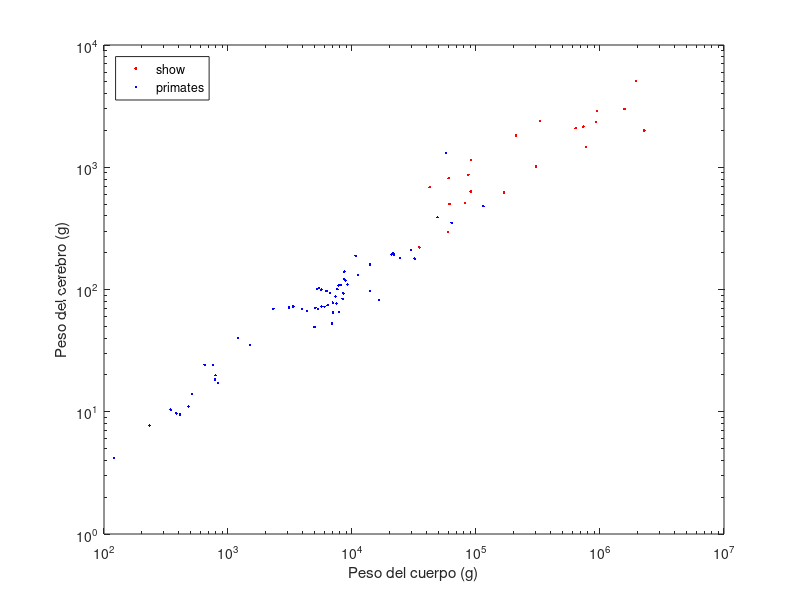

MATLAB code to generate this figure:
delfin = importdata ('odontocetos.txt');
dcer = delfin.data (:,2);
dcuerp = delfin.data (:,3);

monos = importdata ('primates.txt');
pcer = monos.data (:,2);
pcuerp = monos.data (:,3);

loglog (dcuerp,dcer,'r.');
hold on
loglog (pcuerp,pcer,'b.');
xlabel ('Peso del cuerpo (g)');
ylabel ('Peso del cerebro (g)');
legend ('show','primates','odontocetos','Location','NorthWest');
hold off

